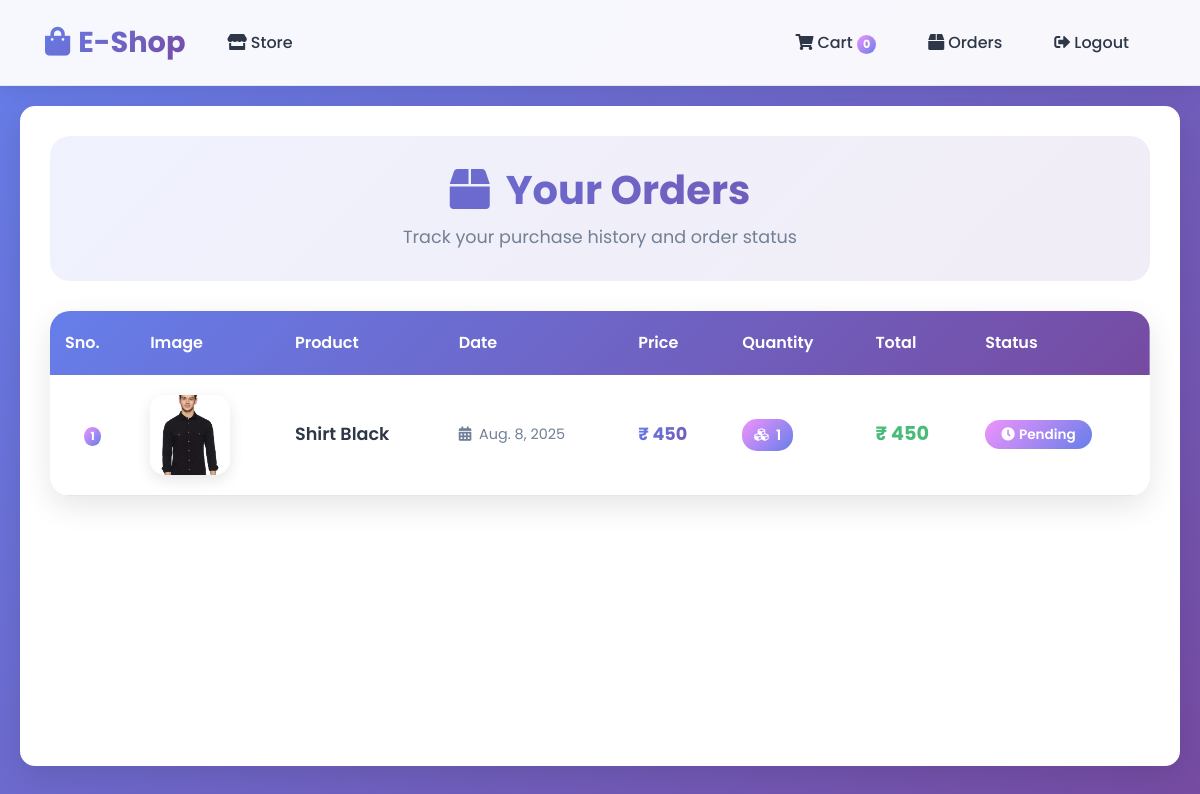
The page /orders (signed in) on the database as committed earlier.
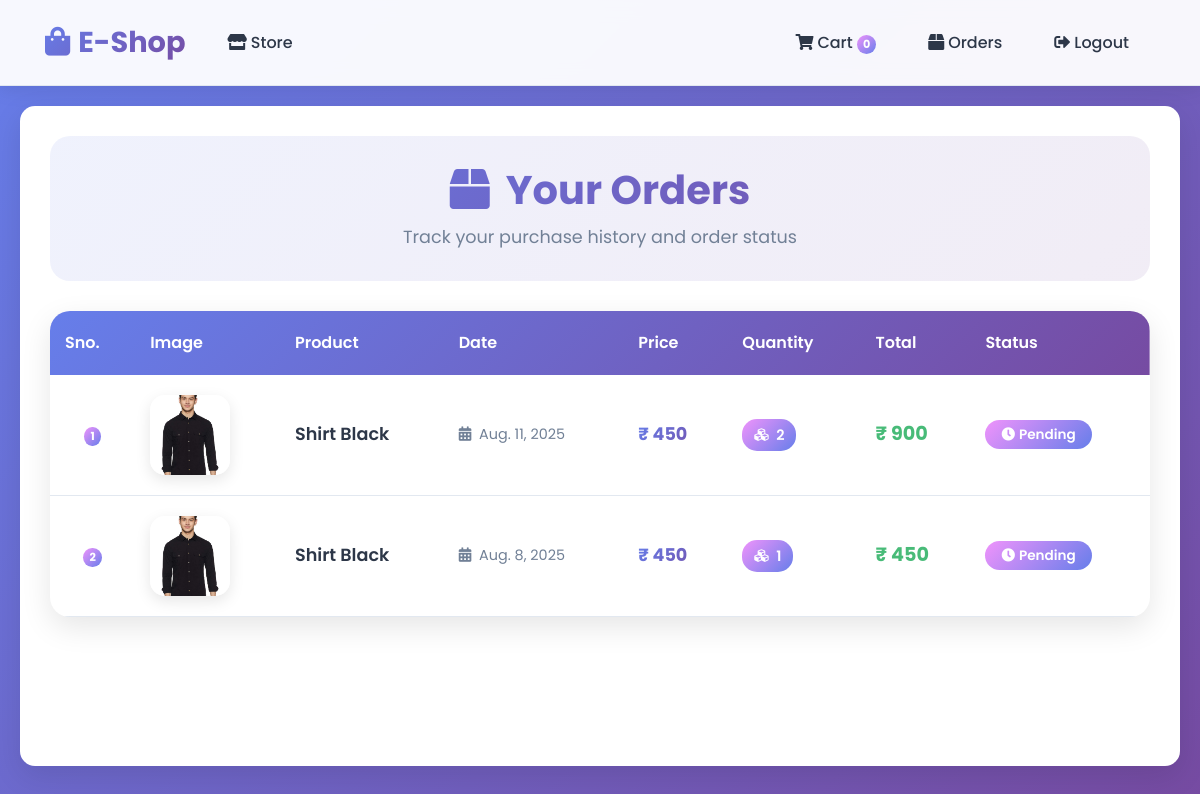
The same page on the database as committed later.
### store/models/orders.py (models this page shows, shortened)
class Order(models.Model):
    product = models.ForeignKey(Product,
                                on_delete=models.CASCADE)
    customer = models.ForeignKey(Customer,
                                 on_delete=models.CASCADE)
    quantity = models.IntegerField(default=1)
    price = models.IntegerField()
    address = models.CharField(max_length=50, default='', blank=True)
    phone = models.CharField(max_length=50, default='', blank=True)
    date = models.DateField(default=datetime.datetime.today)
    status = models.BooleanField(default=False)
    @staticmethod
    def get_orders_by_customer(customer_id):
        return Order.objects.filter(customer=customer_id).order_by('-date')

### store/models/product.py (models this page shows, shortened)
class Product(models.Model):
    name = models.CharField(max_length=50)
    price = models.IntegerField(default=0)
    category = models.ForeignKey(Category, on_delete=models.CASCADE, default=1)
    description = models.CharField(max_length=200, default='' , null=True , blank=True)
    image = models.ImageField(upload_to='uploads/products/')

### store/middlewares/auth.py (the view)
    def middleware(request):
        print(request.session.get('customer'))
        returnUrl = request.META['PATH_INFO']
        print(request.META['PATH_INFO'])
        if not request.session.get('customer'):
           return redirect(f'login?return_url={returnUrl}')
        response = get_response(request)
        return response

### store/templatetags/custom_filter.py (called while the page is built)
@register.filter(name='currency')
def currency(number):
    return "₹ "+str(number)

@register.filter(name='multiply')
def multiply(number , number1):
    return number * number1

### store/views/orders.py (called while the page is built)
    def get(self , request ):
        customer = request.session.get('customer')
        orders = Order.get_orders_by_customer(customer)
        print(orders)
        return render(request , 'orders.html'  , {'orders' : orders})

### store/templates/orders.html (shortened to what this page needs)
{% extends 'base.html' %}
{% block content %}
{% load cart %}
{% load custom_filter %}
<div class="orders-container">
  <div class="orders-header">
    <h1 class="orders-title">
      <i class="fas fa-box mr-3"></i>Your Orders
    </h1>
    <p class="orders-subtitle">Track your purchase history and order status</p>
  </div>
  {% if orders %}
  <div class="orders-content">
    <table class="table orders-table">
      <thead>
        <tr>
          <th>Sno.</th>
          <th>Image</th>
          <th>Product</th>
          <th>Date</th>
          <th>Price</th>
          <th>Quantity</th>
          <th>Total</th>
          <th>Status</th>
        </tr>
      </thead>
      <tbody>
        {% for order in orders %}
        <tr>
          <td>
            <div class="text-center">
              <span class="badge badge-primary">{{forloop.counter}}</span>
            </div>
          </td>
          <td>
            <img class="product-image" src="{{order.product.image.url}}" alt="{{order.product.name}}">
          </td>
          <td>
            <div class="product-name">{{order.product.name}}</div>
          </td>
          <td>
            <div class="order-date">
              <i class="fas fa-calendar-alt mr-1"></i>
              {{order.date}}
            </div>
          </td>
          <td>
            <div class="order-price">{{order.price|currency}}</div>
          </td>
          <td>
            <span class="quantity-badge">
              <i class="fas fa-cubes mr-1"></i>
              {{order.quantity}}
            </span>
          </td>
          <td>
            <div class="total-price">{{order.quantity|multiply:order.price|currency}}</div>
          </td>
          <td>
            {% if order.status %}
            <span class="badge status-badge status-completed">
              <i class="fas fa-check-circle mr-1"></i>Completed
            </span>
            {% else %}
            <span class="badge status-badge status-pending">
              <i class="fas fa-clock mr-1"></i>Pending
            </span>
            {% endif %}
          </td>
        </tr>
        {% endfor %}
      </tbody>
    </table>
  </div>
  {% endif %}
</div>
{% endblock %}

### store/templates/base.html (shortened to what this page needs)
<!doctype html>
<html lang="en">
<head>
  <link rel="stylesheet" href="https://maxcdn.bootstrapcdn.com/bootstrap/4.0.0/css/bootstrap.min.css"
>
  <link rel="stylesheet" href="https://cdnjs.cloudflare.com/ajax/libs/font-awesome/5.15.4/css/all.min.css">
</head>
<body>
  <nav class="sticky-top navbar navbar-expand-lg navbar-light">
    <div class="container">
      <a class="navbar-brand" href="/">
        <i class="fas fa-shopping-bag mr-2"></i>E-Shop
      </a>
      <div class="collapse navbar-collapse" id="navbarSupportedContent">
        <ul class="navbar-nav mr-auto">
          <li class="nav-item active">
            <a class="nav-link" href="/store">
              <i class="fas fa-store mr-1"></i>Store
            </a>
          </li>
        </ul>
        <ul class="navbar-nav my-2 my-lg-0">
          <li class="nav-item">
            <a class="nav-link" href="/cart">
              <i class="fas fa-shopping-cart mr-1"></i>Cart
              <span class="badge badge-info">{{request.session.cart.keys|length}}</span>
            </a>
          </li>
          {% if request.session.customer %}
          <li class="nav-item">
            <a class="nav-link" href="/orders">
              <i class="fas fa-box mr-1"></i>Orders
            </a>
          </li>
          <li class="nav-item">
            <a class="nav-link" href="/logout">
              <i class="fas fa-sign-out-alt mr-1"></i>Logout
            </a>
          </li>
          {% endif %}
        </ul>
      </div>
    </div>
  </nav>
  <div class="main-content">
    {% block content %}{% endblock %}
  </div>
</body>
</html>

### store/templates/base.html (style rules this page uses)
:root { --primary-color: #667eea; --secondary-color: #764ba2; --accent-color: #f093fb; --text-dark: #2d3748; --text-light: #718096; --bg-light: #f7fafc; --border-color: #e2e8f0; --success-color: #48bb78; --danger-color: #f56565; --warning-color: #ed8936; }
* { font-family: 'Poppins', sans-serif; }
body { background: linear-gradient(135deg, #667eea 0%, #764ba2 100%); background-attachment: fixed; min-height: 100vh; }
.main-content { background: white; margin: 20px; border-radius: 15px; box-shadow: 0 10px 30px rgba(0,0,0,0.1); min-height: calc(100vh - 140px); }
.navbar { background: rgba(255, 255, 255, 0.95) !important; backdrop-filter: blur(10px); border-bottom: 1px solid var(--border-color); padding: 1rem 0; box-shadow: 0 2px 20px rgba(0,0,0,0.1); }
.navbar-brand { font-weight: 700; font-size: 1.8rem; background: linear-gradient(135deg, var(--primary-color), var(--secondary-color)); -webkit-background-clip: text; -webkit-text-fill-color: transparent; background-clip: text; }
.navbar-nav .nav-link { font-weight: 500; color: var(--text-dark) !important; margin: 0 10px; transition: all 0.3s ease; border-radius: 25px; padding: 8px 16px !important; }
.badge { background: linear-gradient(135deg, var(--accent-color), var(--primary-color)) !important; border-radius: 50%; font-size: 0.7rem; padding: 4px 6px; animation: pulse 2s infinite; }

### store/templates/orders.html (style rules this page uses)
.orders-container { padding: 30px; max-width: 1200px; margin: 0 auto; }
.orders-header { background: linear-gradient(135deg, rgba(102, 126, 234, 0.1) 0%, rgba(118, 75, 162, 0.1) 100%); border-radius: 20px; padding: 30px; margin-bottom: 30px; text-align: center; }
.orders-title { font-size: 2.5rem; font-weight: 700; background: linear-gradient(135deg, var(--primary-color), var(--secondary-color)); -webkit-background-clip: text; -webkit-text-fill-color: transparent; background-clip: text; margin-bottom: 10px; }
.orders-subtitle { color: var(--text-light); font-size: 1.1rem; margin: 0; }
.orders-content { background: white; border-radius: 20px; box-shadow: 0 10px 30px rgba(0,0,0,0.1); overflow: hidden; }
.orders-table { margin: 0; border: none; }
.orders-table thead { background: linear-gradient(135deg, var(--primary-color), var(--secondary-color)); color: white; }
.orders-table thead th { border: none; padding: 20px 15px; font-weight: 600; font-size: 1rem; }
.orders-table tbody tr { border-bottom: 1px solid var(--border-color); transition: all 0.3s ease; }
.orders-table tbody td { padding: 20px 15px; vertical-align: middle; border: none; }
.product-image { width: 80px; height: 80px; border-radius: 15px; object-fit: cover; box-shadow: 0 5px 15px rgba(0,0,0,0.1); transition: transform 0.3s ease; }
.product-name { font-weight: 600; color: var(--text-dark); font-size: 1.1rem; }
.order-date { color: var(--text-light); font-size: 0.9rem; }
.order-price { font-weight: 700; font-size: 1.1rem; background: linear-gradient(135deg, var(--primary-color), var(--secondary-color)); -webkit-background-clip: text; -webkit-text-fill-color: transparent; background-clip: text; }
.quantity-badge { background: linear-gradient(135deg, var(--accent-color), var(--primary-color)); color: white; padding: 6px 12px; border-radius: 15px; font-weight: 600; font-size: 0.9rem; }
.total-price { font-weight: 700; font-size: 1.2rem; color: var(--success-color); }
.status-badge { padding: 8px 16px; border-radius: 20px; font-weight: 600; font-size: 0.85rem; border: none; }
.status-pending { background: linear-gradient(135deg, var(--warning-color), #dd6b20); color: white; }

Rows that differ between the two databases and show on the page:
added Order: product.image (picture), product.name "Shirt Black", date "Aug. 11, 2025", price "₹ 450", quantity "2", quantity|multiply "₹ 900", status False (drawn)
